Frame 1 (no input): blank canvas, image omitted
Frame 60 (no input): blank canvas, image omitted
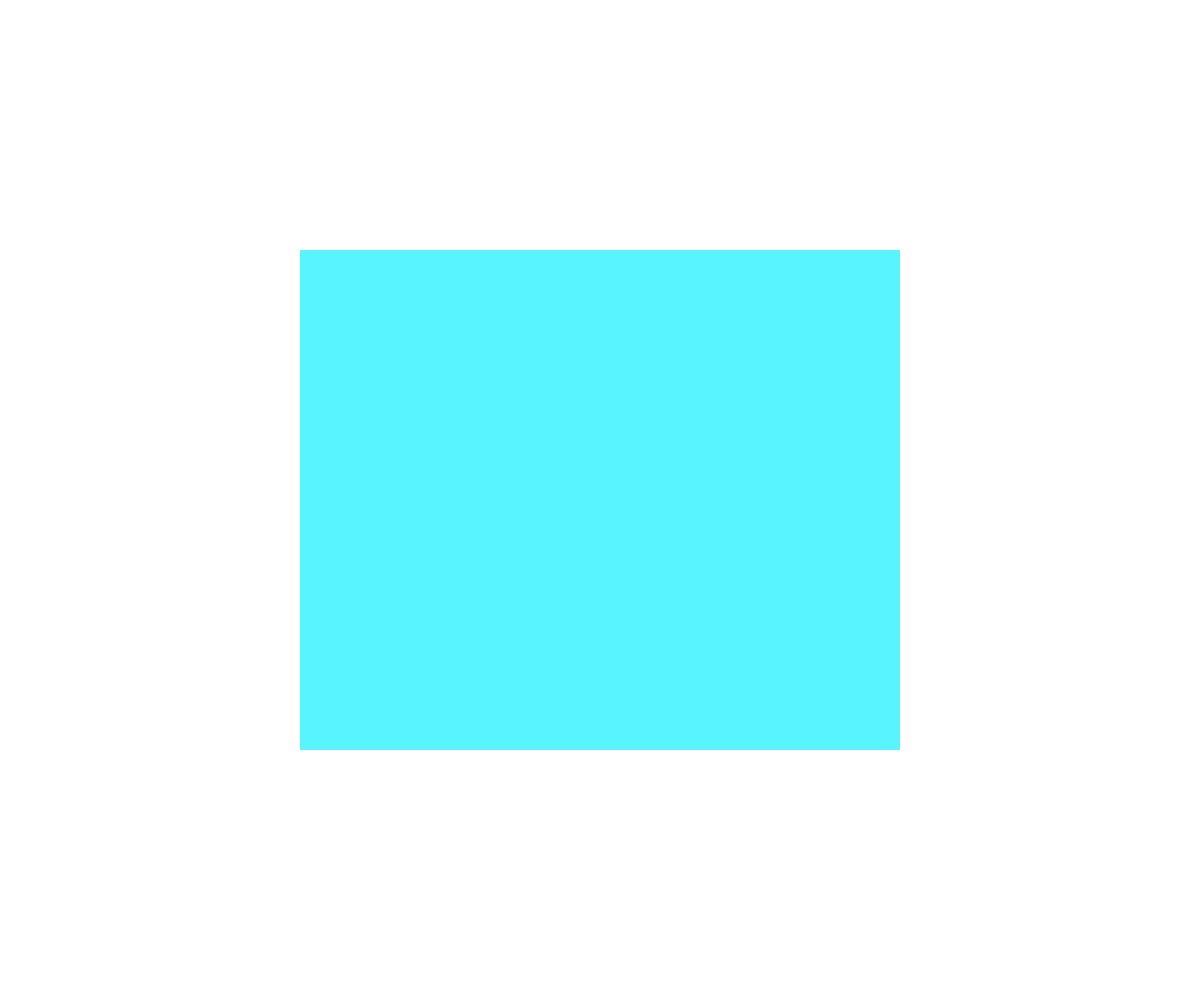
Frame 120 (the mouse pressed at the canvas centre since frame 60)

The p5.js sketch whose frames 1 and 60 were blank and that drew this single picture after the mouse press (run headless with seeded random() and noise() and a simulated clock; from frame 60 on, the mouse is pressed at the canvas centre):

// p5.js sketch
// ── sketch.js
function setup() {
    createCanvas(windowWidth, windowHeight);
    rectMode(CENTER)
}

function draw() {
    noStroke();
    fill(mouseX % 256, mouseY % 256, 255);
    rect(mouseX, mouseY, mouseX, mouseY)
}
